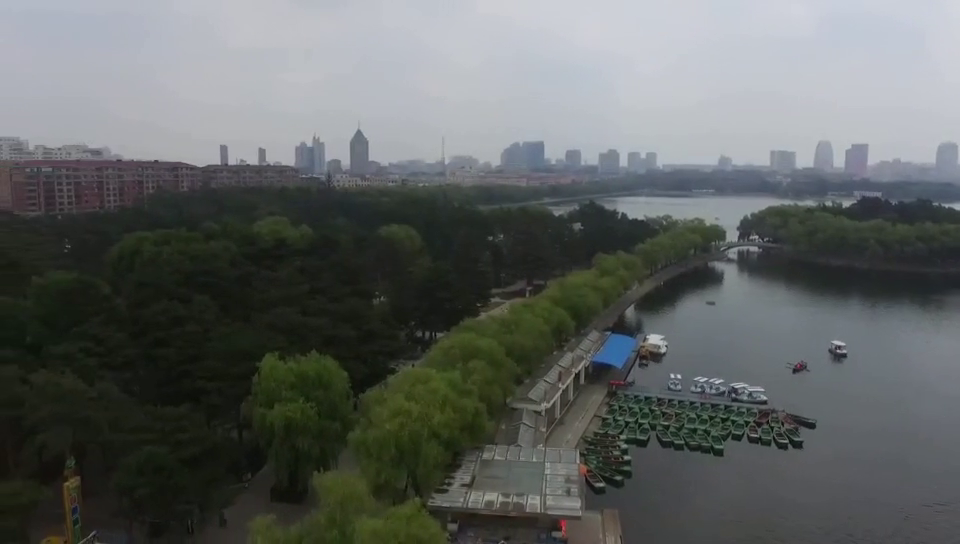
#> input picture frame 62 of python__openCv扩展/img/test.mp4, 960 x 544 px, given in place of viptrain.avi, which was not available
$ python lesson.py
#> lines starting #> are read from the running program, lines starting #| are printed output that depends on the picture; after the words box and inside, x2 and y2 are one past the last pixel; in counts of white or black regions, pixels touching at a corner belong together; pictures that were not available may be replaced by others from this repository, and a replacement may not be noted
#-*- coding: utf-8 -*-
#coding:utf-8
"""
Created on Mon Jun 22 14:39:10 2020
答疑：李立宗  lilizong@gmail.com
"""
import cv2
cap=cv2.VideoCapture("video/viptrain.avi")
while(cap.isOpened()):
    ret,frame=cap.read()
#> frame is the input picture: shape (544, 960, 3); mean B, G, R 97.8, 99.5, 95.6
    cv2.imshow("original",frame)
    cy=cv2.Canny(frame,100,200)
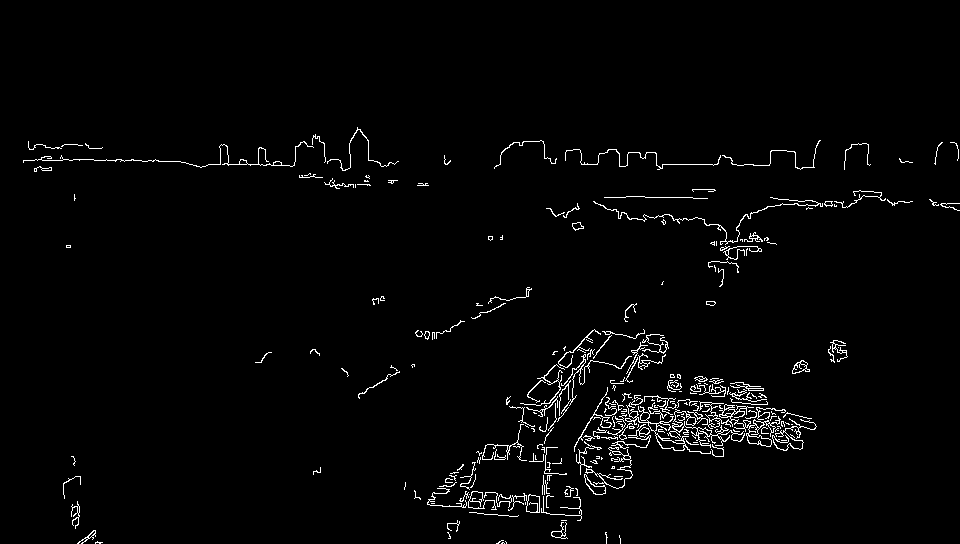
#> cy: shape (544, 960); 2.1% white in thin lines or dots, all inside (x1, y1, x2, y2) = (23, 127, 960, 544)
    cv2.imshow("canny",cy)
    gr=cv2.cvtColor(frame,cv2.COLOR_BGR2GRAY)
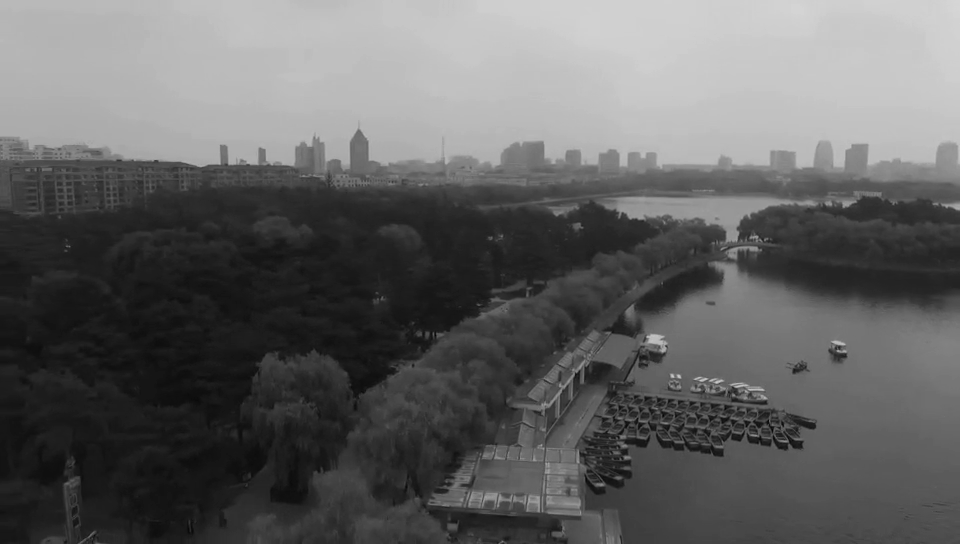
#> gr: shape (544, 960); min 3, max 214, mean 98.1
    cv2.imshow("gray",gr)
    flipx=cv2.flip(frame,1)
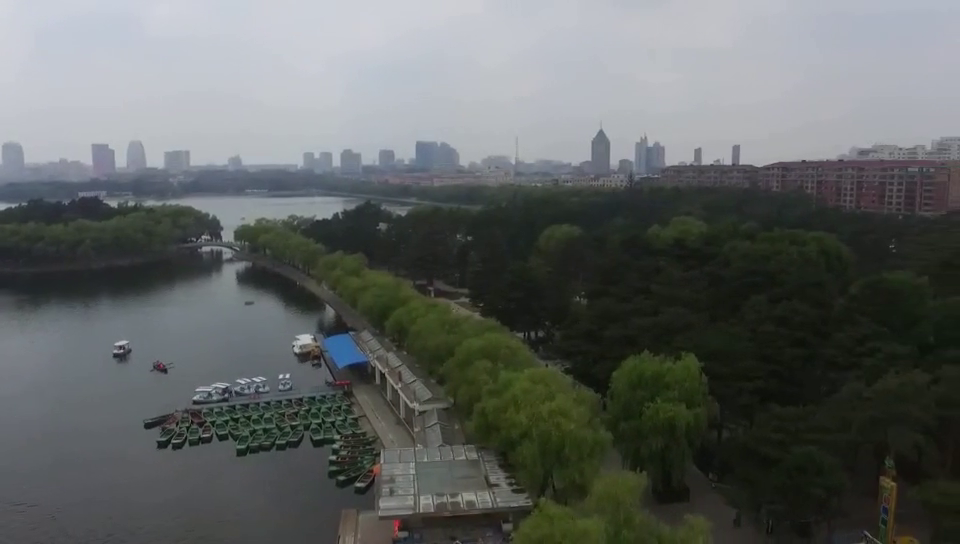
#> flipx: shape (544, 960, 3); mean B, G, R 97.8, 99.5, 95.6
    cv2.imshow("flipx",flipx)

    c=cv2.waitKey(25)
#> (key Esc is pressed here)
    if c==27:
        break
cap.release()
cv2.destroyAllWindows()

$ run again, starting later in the video
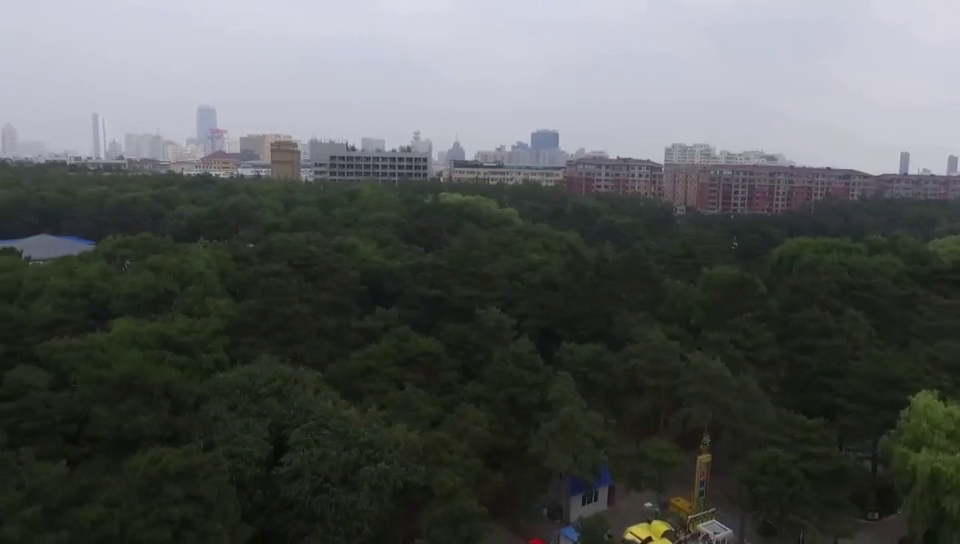
#> input picture frame 279 of python__openCv扩展/img/test.mp4, 960 x 544 px, given in place of viptrain.avi, which was not available
#> frame is the input picture: shape (544, 960, 3); mean B, G, R 86.5, 88.2, 85.2
#> `cy=cv2.Canny(frame,100,200)`:
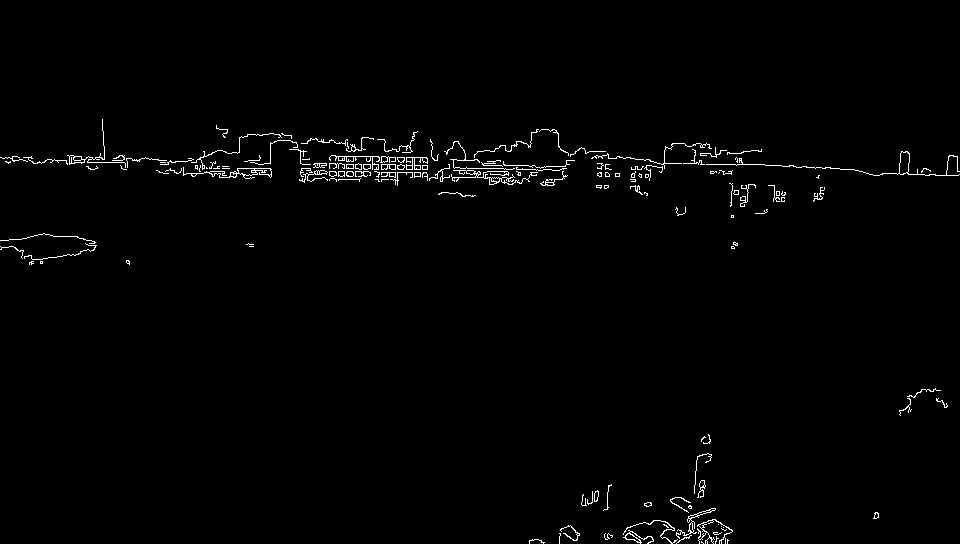
#> cy: shape (544, 960); 1.2% white in thin lines or dots, all inside (x1, y1, x2, y2) = (0, 119, 960, 544)
#> `flipx=cv2.flip(frame,1)`:
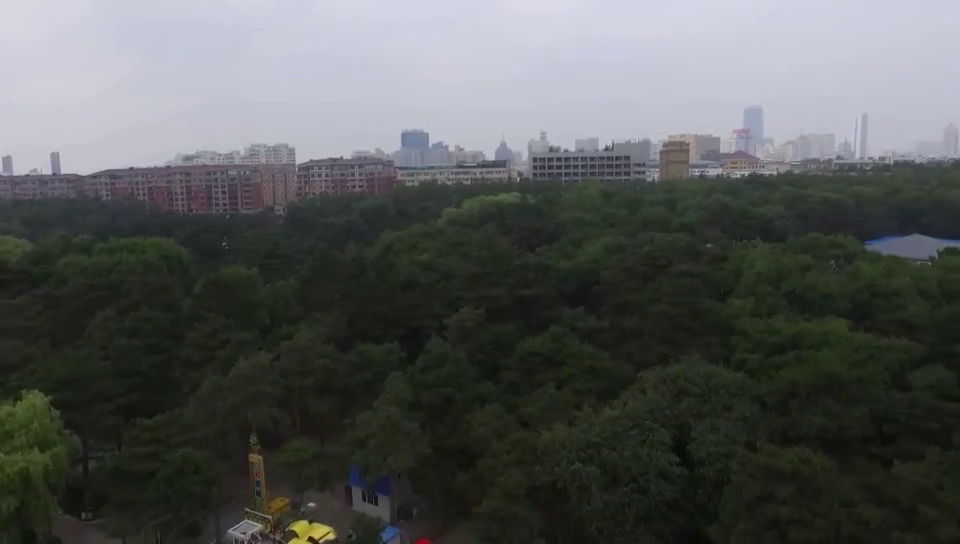
#> flipx: shape (544, 960, 3); mean B, G, R 86.5, 88.2, 85.2

$ run again, starting later in the video
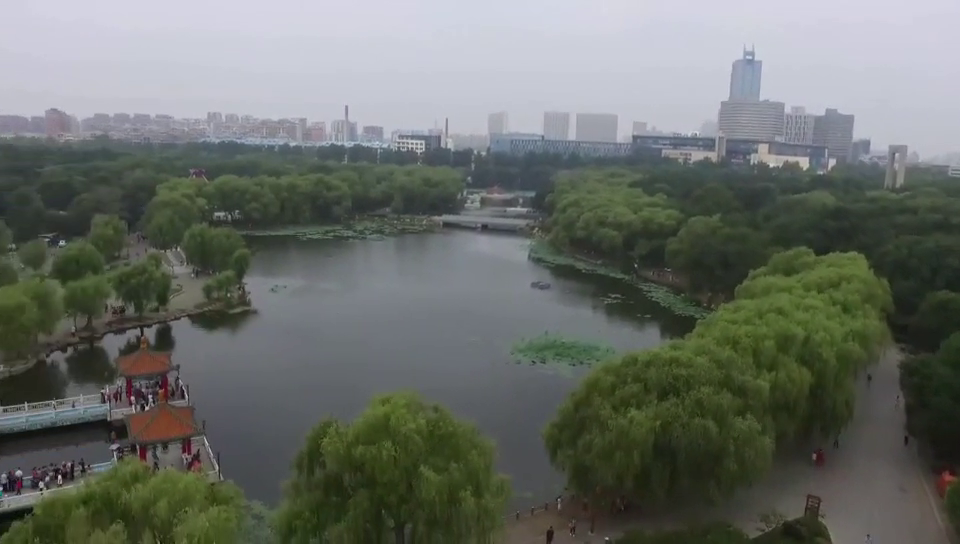
#> input picture frame 497 of python__openCv扩展/img/test.mp4, 960 x 544 px, given in place of viptrain.avi, which was not available
#> frame is the input picture: shape (544, 960, 3); mean B, G, R 103.7, 109.7, 104.9
#> `cy=cv2.Canny(frame,100,200)`:
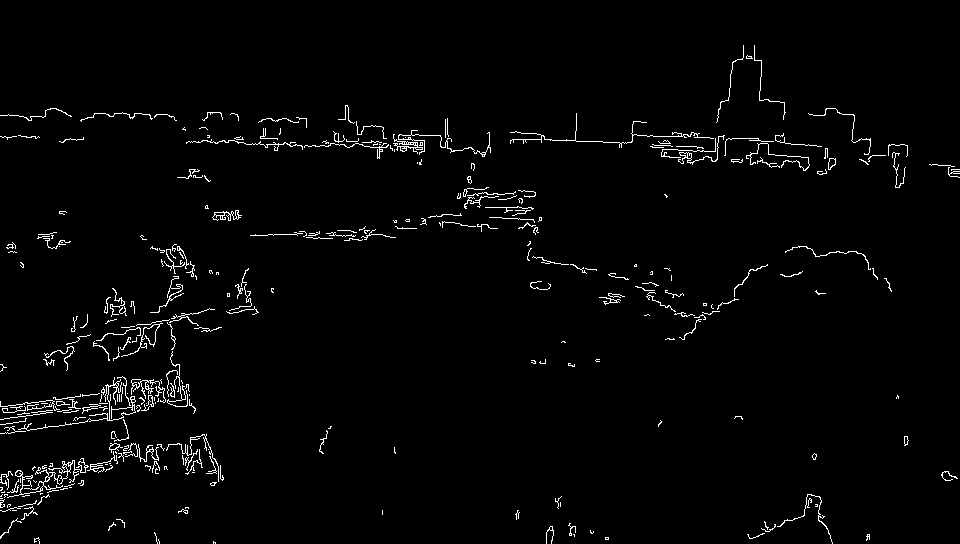
#> cy: shape (544, 960); 2.1% white in thin lines or dots
#> `flipx=cv2.flip(frame,1)`:
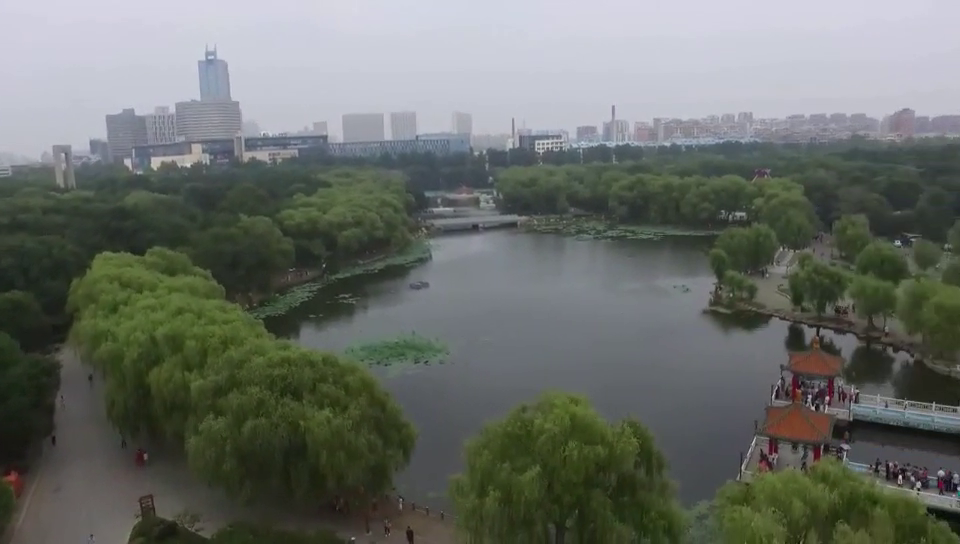
#> flipx: shape (544, 960, 3); mean B, G, R 103.7, 109.7, 104.9
